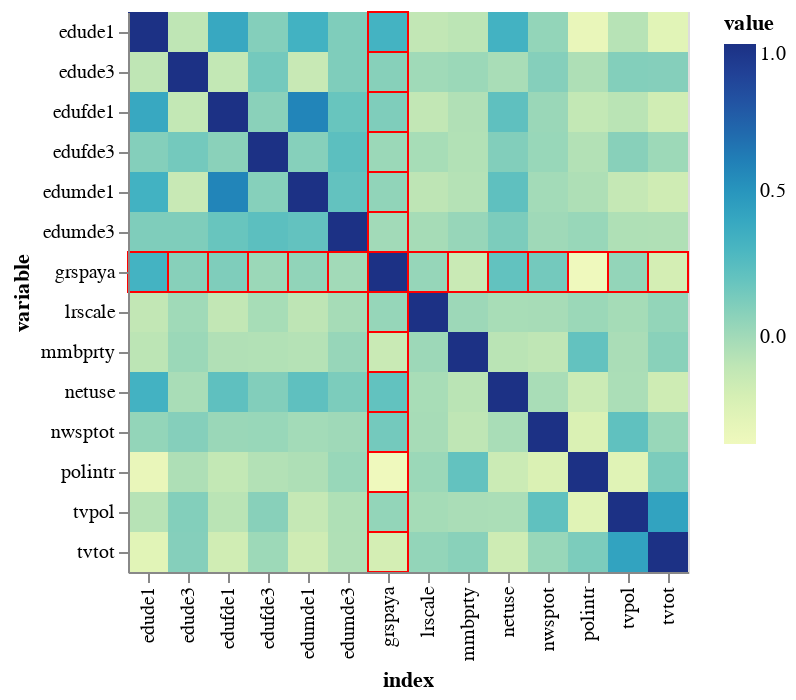

Notebook cell for this chart:
### Markdown cell above
### Relationships

### Code cell
correlation_data = reg_corr.reset_index().melt('index')

base = alt.Chart(correlation_data).mark_rect().encode(
    x='index:N',
    y='variable:N',
    color='value:Q',
    tooltip=['index', 'variable', 'value']
)

highlight = base.mark_rect(stroke='red', strokeWidth=1).transform_filter(
    (alt.datum.index == 'grspaya') | (alt.datum.variable == 'grspaya')
)

heatmap = base + highlight

heatmap

### Figure 1 — Vega-Lite specification as saved in the notebook (floating-point values rounded to 4 significant figures; data arrays with more than 128 entries replaced by an {"elided": "..."} marker saying what was removed)
{"config": {"view": {"continuousWidth": 300, "continuousHeight": 300}}, "layer": [{"mark": {"type": "rect"}, "encoding": {"color": {"field": "value", "type": "quantitative"}, "tooltip": [{"field": "index", "type": "nominal"}, {"field": "variable", "type": "nominal"}, {"field": "value", "type": "quantitative"}], "x": {"field": "index", "type": "nominal"}, "y": {"field": "variable", "type": "nominal"}}}, {"mark": {"type": "rect", "stroke": "red", "strokeWidth": 1}, "encoding": {"color": {"field": "value", "type": "quantitative"}, "tooltip": [{"field": "index", "type": "nominal"}, {"field": "variable", "type": "nominal"}, {"field": "value", "type": "quantitative"}], "x": {"field": "index", "type": "nominal"}, "y": {"field": "variable", "type": "nominal"}}, "transform": [{"filter": "((datum.index === 'grspaya') || (datum.variable === 'grspaya'))"}]}], "data": {"name": "data-864d8fdcb3451ad8e59c09f4a4345dda"}, "$schema": "https://vega.github.io/schema/vega-lite/v5.16.3.json", "datasets": {"data-864d8fdcb3451ad8e59c09f4a4345dda": {"elided": "196 records"}}}
